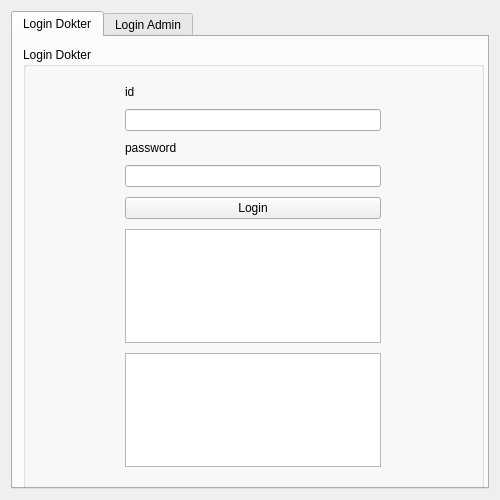
<?xml version="1.0" encoding="UTF-8"?>
<ui version="4.0">
 <class>hospital</class>
 <widget class="QWidget" name="hospital">
  <property name="enabled">
   <bool>true</bool>
  </property>
  <property name="geometry">
   <rect>
    <x>0</x>
    <y>0</y>
    <width>500</width>
    <height>500</height>
   </rect>
  </property>
  <property name="maximumSize">
   <size>
    <width>500</width>
    <height>500</height>
   </size>
  </property>
  <property name="windowTitle">
   <string>hospital</string>
  </property>
  <layout class="QHBoxLayout" name="horizontalLayout">
   <item>
    <widget class="QTabWidget" name="tabWidget">
     <property name="currentIndex">
      <number>0</number>
     </property>
     <widget class="QWidget" name="tab">
      <attribute name="title">
       <string>Login Dokter</string>
      </attribute>
      <widget class="QGroupBox" name="groupBox">
       <property name="geometry">
        <rect>
         <x>10</x>
         <y>10</y>
         <width>461</width>
         <height>441</height>
        </rect>
       </property>
       <property name="title">
        <string>Login Dokter</string>
       </property>
       <layout class="QHBoxLayout" name="horizontalLayout_2">
        <item alignment="Qt::AlignHCenter|Qt::AlignVCenter">
         <widget class="QFrame" name="verticalFrame">
          <layout class="QVBoxLayout" name="verticalLayout">
           <property name="spacing">
            <number>10</number>
           </property>
           <item>
            <widget class="QLabel" name="idLabel">
             <property name="maximumSize">
              <size>
               <width>16777215</width>
               <height>15</height>
              </size>
             </property>
             <property name="text">
              <string>id</string>
             </property>
            </widget>
           </item>
           <item>
            <widget class="QLineEdit" name="id"/>
           </item>
           <item>
            <widget class="QLabel" name="passLabel">
             <property name="maximumSize">
              <size>
               <width>16777215</width>
               <height>15</height>
              </size>
             </property>
             <property name="text">
              <string>password</string>
             </property>
            </widget>
           </item>
           <item>
            <widget class="QLineEdit" name="pass">
             <property name="minimumSize">
              <size>
               <width>0</width>
               <height>0</height>
              </size>
             </property>
            </widget>
           </item>
           <item alignment="Qt::AlignHCenter|Qt::AlignVCenter">
            <widget class="QPushButton" name="loginButton">
             <property name="enabled">
              <bool>true</bool>
             </property>
             <property name="minimumSize">
              <size>
               <width>256</width>
               <height>0</height>
              </size>
             </property>
             <property name="maximumSize">
              <size>
               <width>256</width>
               <height>16777215</height>
              </size>
             </property>
             <property name="text">
              <string>Login</string>
             </property>
            </widget>
           </item>
           <item>
            <widget class="QTextEdit" name="textEdit">
             <property name="html">
              <string>&lt;!DOCTYPE HTML PUBLIC &quot;-//W3C//DTD HTML 4.0//EN&quot; &quot;http://www.w3.org/TR/REC-html40/strict.dtd&quot;&gt;
&lt;html&gt;&lt;head&gt;&lt;meta name=&quot;qrichtext&quot; content=&quot;1&quot; /&gt;&lt;meta charset=&quot;utf-8&quot; /&gt;&lt;style type=&quot;text/css&quot;&gt;
p, li { white-space: pre-wrap; }
hr { height: 1px; border-width: 0; }
li.unchecked::marker { content: &quot;\2610&quot;; }
li.checked::marker { content: &quot;\2612&quot;; }
&lt;/style&gt;&lt;/head&gt;&lt;body style=&quot; font-family:'Segoe UI'; font-size:9pt; font-weight:400; font-style:normal;&quot;&gt;
&lt;p style=&quot;-qt-paragraph-type:empty; margin-top:0px; margin-bottom:0px; margin-left:0px; margin-right:0px; -qt-block-indent:0; text-indent:0px;&quot;&gt;&lt;br /&gt;&lt;/p&gt;&lt;/body&gt;&lt;/html&gt;</string>
             </property>
            </widget>
           </item>
           <item>
            <widget class="QTextEdit" name="statusLoginnn"/>
           </item>
          </layout>
         </widget>
        </item>
       </layout>
      </widget>
     </widget>
     <widget class="QWidget" name="tab_2">
      <attribute name="title">
       <string>Login Admin</string>
      </attribute>
      <widget class="QGroupBox" name="groupBox_2">
       <property name="geometry">
        <rect>
         <x>10</x>
         <y>10</y>
         <width>461</width>
         <height>441</height>
        </rect>
       </property>
       <property name="title">
        <string>GroupBox</string>
       </property>
       <layout class="QHBoxLayout" name="horizontalLayout_3">
        <item alignment="Qt::AlignHCenter|Qt::AlignVCenter">
         <widget class="QFrame" name="verticalFrame_2">
          <layout class="QVBoxLayout" name="verticalLayout_2">
           <property name="spacing">
            <number>10</number>
           </property>
           <item>
            <widget class="QLabel" name="idLabel_2">
             <property name="maximumSize">
              <size>
               <width>16777215</width>
               <height>15</height>
              </size>
             </property>
             <property name="text">
              <string>id</string>
             </property>
            </widget>
           </item>
           <item>
            <widget class="QLineEdit" name="idA"/>
           </item>
           <item>
            <widget class="QLabel" name="passLabel_2">
             <property name="maximumSize">
              <size>
               <width>16777215</width>
               <height>15</height>
              </size>
             </property>
             <property name="text">
              <string>password</string>
             </property>
            </widget>
           </item>
           <item>
            <widget class="QLineEdit" name="passA">
             <property name="minimumSize">
              <size>
               <width>0</width>
               <height>0</height>
              </size>
             </property>
            </widget>
           </item>
           <item alignment="Qt::AlignHCenter|Qt::AlignVCenter">
            <widget class="QPushButton" name="loginButtonA">
             <property name="enabled">
              <bool>true</bool>
             </property>
             <property name="minimumSize">
              <size>
               <width>256</width>
               <height>0</height>
              </size>
             </property>
             <property name="maximumSize">
              <size>
               <width>256</width>
               <height>16777215</height>
              </size>
             </property>
             <property name="text">
              <string>Login</string>
             </property>
            </widget>
           </item>
           <item>
            <widget class="QTextEdit" name="textEditA">
             <property name="html">
              <string>&lt;!DOCTYPE HTML PUBLIC &quot;-//W3C//DTD HTML 4.0//EN&quot; &quot;http://www.w3.org/TR/REC-html40/strict.dtd&quot;&gt;
&lt;html&gt;&lt;head&gt;&lt;meta name=&quot;qrichtext&quot; content=&quot;1&quot; /&gt;&lt;meta charset=&quot;utf-8&quot; /&gt;&lt;style type=&quot;text/css&quot;&gt;
p, li { white-space: pre-wrap; }
hr { height: 1px; border-width: 0; }
li.unchecked::marker { content: &quot;\2610&quot;; }
li.checked::marker { content: &quot;\2612&quot;; }
&lt;/style&gt;&lt;/head&gt;&lt;body style=&quot; font-family:'Segoe UI'; font-size:9pt; font-weight:400; font-style:normal;&quot;&gt;
&lt;p style=&quot;-qt-paragraph-type:empty; margin-top:0px; margin-bottom:0px; margin-left:0px; margin-right:0px; -qt-block-indent:0; text-indent:0px;&quot;&gt;&lt;br /&gt;&lt;/p&gt;&lt;/body&gt;&lt;/html&gt;</string>
             </property>
            </widget>
           </item>
           <item>
            <widget class="QTextEdit" name="statusLoginnnA"/>
           </item>
          </layout>
         </widget>
        </item>
       </layout>
      </widget>
     </widget>
    </widget>
   </item>
  </layout>
 </widget>
 <resources/>
 <connections/>
</ui>
